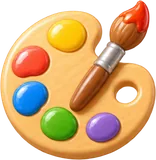
#> input picture extensions/playtime/assets/art/game-topic-arts.webp, 156 x 160 px, given in place of frame-dial-dark.png, which was not available
$ python noor-art.py ../extensions/playtime/assets/art ../extensions/playtime/assets/art/boop-dome.webp
#> lines starting #> are read from the running program, lines starting #| are printed output that depends on the picture
#!/usr/bin/env python3
"""Noor's pictures, from what scripts/noor-art-briefs.py generated (not kept here: `raw`) to what the pack ships.
Frames and grounds stay as painted. Ornaments painted on flat black or white lose that ground; the dial's parts are drawn here."""
import math, os, sys
from PIL import Image, ImageChops, ImageDraw, ImageFilter

raw, out = sys.argv[1], sys.argv[2]
os.makedirs(out, exist_ok=True)

def load(name): return Image.open(f"{raw}/{name}.png").convert("RGB")
#> called with name = 'frame-dial-dark'
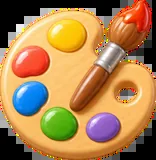
#> returned value: PIL image 156x160 RGB; mean R, G, B 170.1, 129.4, 80.6

def jpg(name, to, width, crop=None, q=86):
    im = load(name)
    if crop:
        w, h = im.size
        im = im.crop((int(crop[0] * w), int(crop[1] * h), int(crop[2] * w), int(crop[3] * h)))
    if im.width > width: im = im.resize((width, round(im.height * width / im.width)), Image.LANCZOS)
    im.save(f"{out}/{to}.jpg", quality=q, optimize=True, progressive=True)

def cut(name, to, ground, width, trim=True):
    """Whatever touches the corners in the flat ground colour goes; the rest stays whole, its edge softened."""
    im = load(name)
    if im.width > width: im = im.resize((width, round(im.height * width / im.width)), Image.LANCZOS)
    w, h = im.size
    flat = Image.new("RGB", (w, h), ground)
    diff = ImageChops.difference(im, flat).convert("L").point(lambda v: 255 if v > 30 else 0)
    mask = diff.copy()
    for corner in [(0, h - 1), (w - 1, h - 1), (0, 0), (w - 1, 0)]:
        if mask.getpixel(corner) == 0: ImageDraw.floodfill(mask, corner, 128)
    alpha = mask.point(lambda v: 0 if v == 128 else 255).filter(ImageFilter.GaussianBlur(0.8))
    im.putalpha(alpha)
    if trim: im = im.crop(alpha.getbbox())
    im.save(f"{out}/{to}.png", optimize=True)

for look, d in (("dark", "d"), ("light", "l")):
    jpg(f"frame-dial-{look}", f"frame-dial-{d}", 1400)
    jpg(f"frame-square-{look}", f"frame-square-{d}", 1254)
#> call 2 of load, with name = 'frame-square-dark'
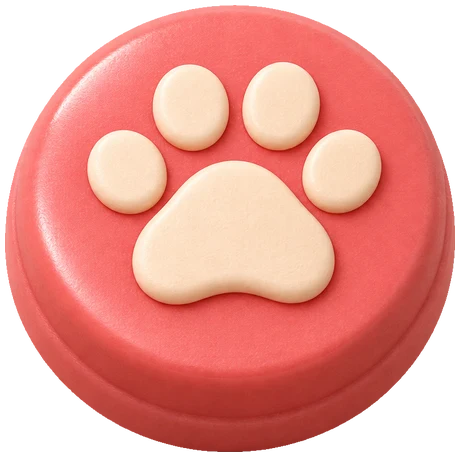
#> input picture extensions/playtime/assets/art/boop-dome.webp, 460 x 457 px, given in place of frame-square-dark.png, which was not available
#> in load (call 2), `def load(name): return Image.open(f"{raw}/{name}.png").convert("RGB")`:
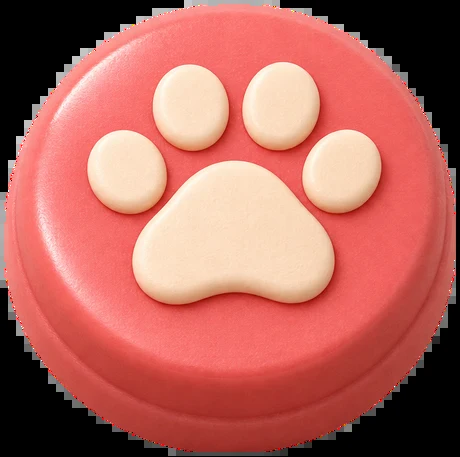
#> returned value: PIL image 460x457 RGB; mean R, G, B 180.3, 102, 93.3
    jpg(f"frame-portrait-{look}", f"frame-portrait-{d}", 1074)
    jpg(f"lattice-{look}", f"lattice-{d}", 1400, q=80)
#> (the run stopped early here; a loop or call above may not have finished)
